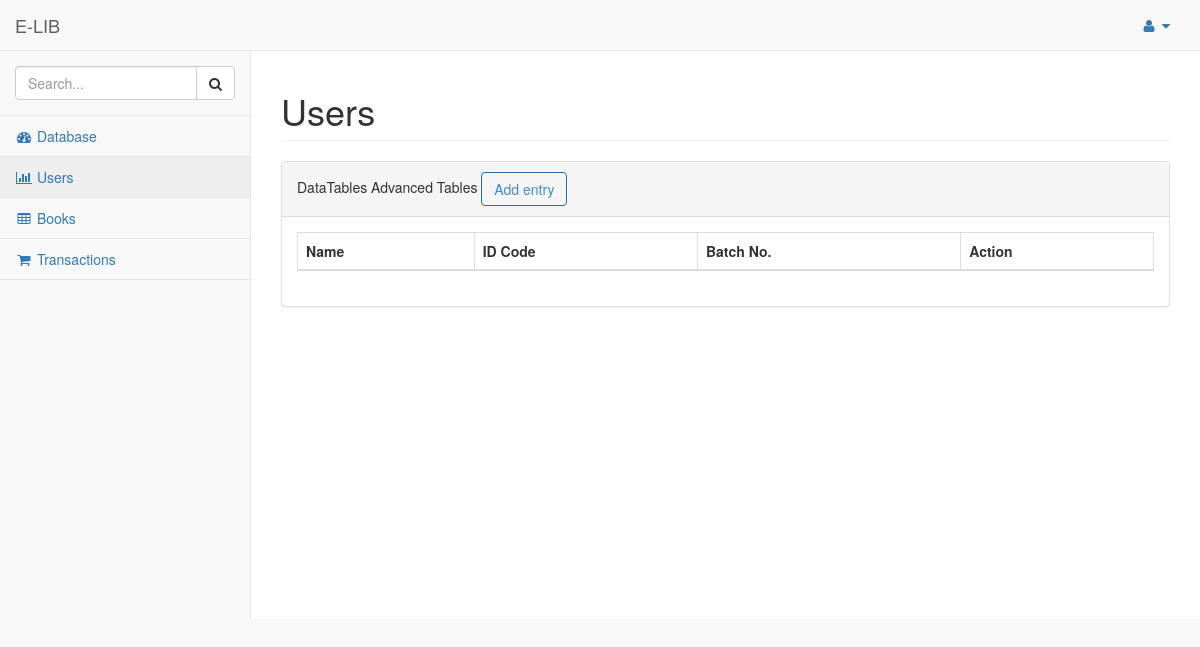
The app's page /thirdend/pages/users.php, older data.
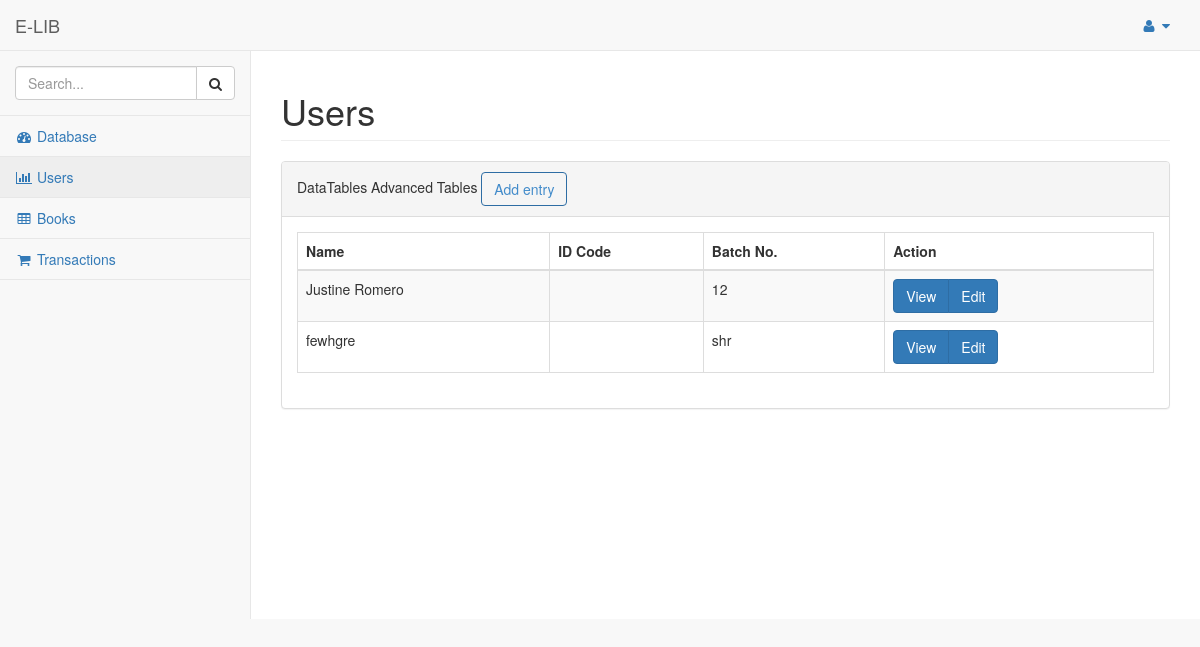
The same page, newer data.
### tables this page shows
CREATE TABLE `user` (
  `id` int(11) NOT NULL,
  `id_code` text NOT NULL,
  `name` text NOT NULL,
  `batch` text NOT NULL
);

### thirdend/pages/functions.php (called while the page is built, shortened)
<?php
include("conn.php");
function rquery($str)
{
	global $con;
	$res = mysqli_query($con,$str);
	return $res;
}
function select($table,$row,$where=[])
{
	$rows = [];
	if($row!="*")
	{
		foreach ($row as $key => $value)
		{
			array_push($rows, "`$value`");
		}
		$str = "SELECT ".implode(" , ", ($rows))." FROM `$table`";
	}
	else
		$str = "SELECT * FROM `$table`";
	$res = rquery($str);
	return arrify($res);
}
function arrify($res)
{
	$arr = [];
	while($val = mysqli_fetch_assoc($res))
	{
		array_push($arr, $val);
	}
	return $arr;
}
?>

### thirdend/pages/viewusers.php (called while the page is built, shortened)
<?php
include("functions.php");
$user=select("user","*");
?>

### thirdend/pages/users.php (the view, shortened to what this page needs)
<?php
include("viewusers.php")
?>
<!DOCTYPE html>
<html lang="en">
<head>
    <link href="../vendor/bootstrap/css/bootstrap.min.css" rel="stylesheet">
    <link href="../vendor/metisMenu/metisMenu.min.css" rel="stylesheet">
    <link href="../dist/css/sb-admin-2.css" rel="stylesheet">
    <link href="../vendor/morrisjs/morris.css" rel="stylesheet">
    <link href="../vendor/font-awesome/css/font-awesome.min.css" rel="stylesheet" type="text/css">
</head>
<body>
    <div id="wrapper">
        <nav class="navbar navbar-default navbar-static-top" role="navigation" style="margin-bottom: 0">
            <div class="navbar-header">
                <a class="navbar-brand" href="index.php">E-LIB</a>
            </div>
            <ul class="nav navbar-top-links navbar-right">
                <li class="dropdown">
                    <a class="dropdown-toggle" data-toggle="dropdown" href="#">
                        <i class="fa fa-user fa-fw"></i> <i class="fa fa-caret-down"></i>
                    </a>
                </li>
            </ul>
            <div class="navbar-default sidebar" role="navigation">
                <div class="sidebar-nav navbar-collapse">
                    <ul class="nav" id="side-menu">
                        <li class="sidebar-search">
                            <div class="input-group custom-search-form">
                                <input type="text" class="form-control" placeholder="Search...">
                                <span class="input-group-btn">
                                <button class="btn btn-default" type="button">
                                    <i class="fa fa-search"></i>
                                </button>
                            </span>
                            </div>
                        </li>
                        <li>
                            <a href="index.php"><i class="fa fa-dashboard fa-fw"></i> Database</a>
                        </li>
                        <li>
                            <a class="active" href="#"><i class="fa fa-bar-chart-o fa-fw"></i> Users</a>
                        </li>
                        <li>
                            <a href="books.php"><i class="fa fa-table fa-fw"></i> Books</a>
                        </li>
                        <li>
                            <a href="trans.php"><i class="fa fa-shopping-cart fa-fw"></i> Transactions</a>
                        </li>
                    </ul>
                </div>
            </div>
        </nav>
        <div id="page-wrapper">
          <div class="row">
              <div class="col-lg-12">
                  <h1 class="page-header">Users</h1>
              </div>
          </div>
          <div class="row">
            <div class="col-lg-12">
                <div class="panel panel-default">
                    <div class="panel-heading">
                        DataTables Advanced Tables
                        <button type="button" class="btn btn-outline btn-primary" id="myBtn">Add entry</button>
                    </div>
                    <div class="panel-body">
                        <table width="100%" class="table table-striped table-bordered table-hover table-responsive" id="dataTables-example">
                            <thead>
                                <tr>
                                    <th>Name</th>
                                    <th>ID Code</th>
                                    <th>Batch No.</th>
                                    <th>Action</th>
                                </tr>
                            </thead>
                            <tbody>
                                <?php for($i=0;$i<count($user);$i++){ ?>
                                <tr class="odd gradeX">
                                    <td><?php echo $user[$i]['name'];?></td>
                                    <td><?php echo $user[$i]['id_code'];?></td>
                                    <td><?php echo $user[$i]['batch'];?></td>
                                    <td>
                                      <div class="btn-group">
                                        <button class="btn btn-primary" data-toggle="modal" data-target="#modalview" onclick='update_modal(<?php echo json_encode($user[$i]); ?>)'>
                                            View
                                        </button>
                                        <button class="btn btn-primary" data-toggle="modal" data-target="#modal2">
                                            Edit
                                        </button>
                                      </div>
                                    </td>
                                </tr>
                                <?php }?>
                            </tbody>
                        </table>
                    </div>
                </div>
            </div>
          </div>
        </div>
    </div>
</body>
</html>

Row changes from the older to the newer data that the page shows:
added user: name "Justine Romero", batch "12"
added user: name "fewhgre", batch "shr"
